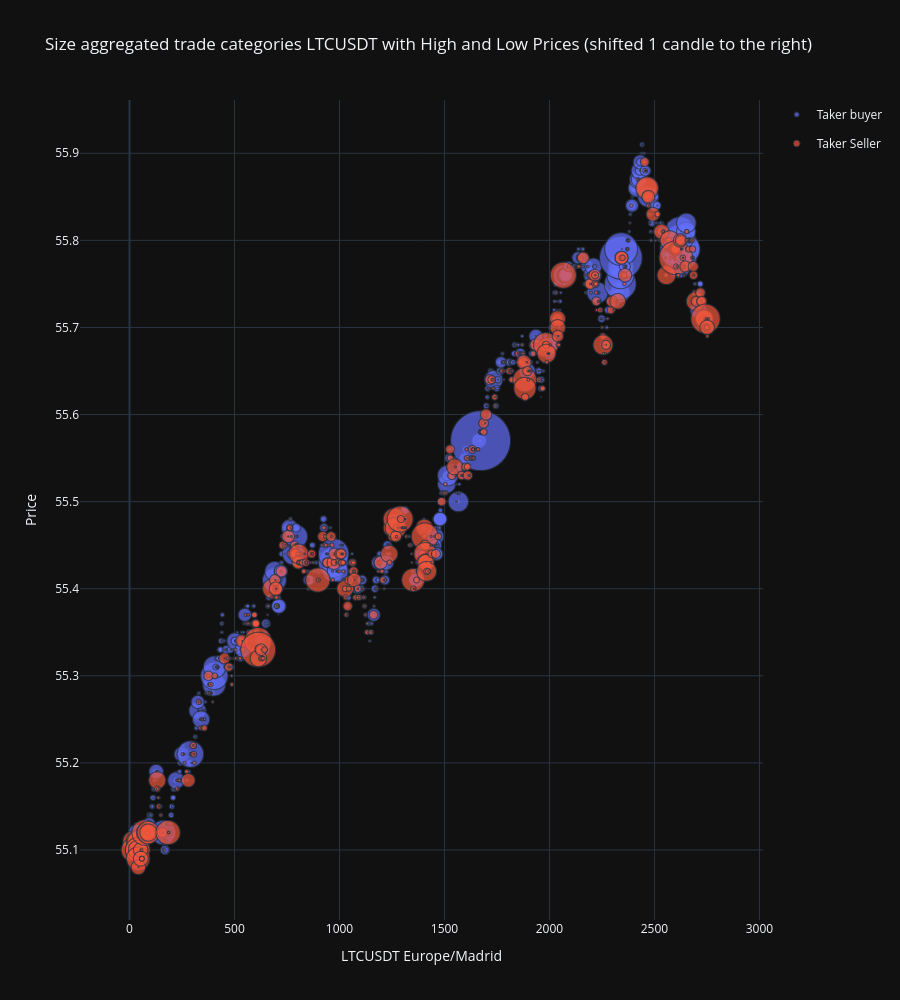

Notebook source saved alongside this figure:
### Markdown cell above
# Plots with trades

Using `plot_agg_trades_size()`, you can visualize the size of aggregated trades. Useful for finding whale operations or support/resistance levels.

### Code cell
lun.plot_agg_trades_size()
